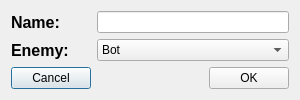
<?xml version="1.0" encoding="UTF-8"?>
<ui version="4.0">
 <class>StartWindow</class>
 <widget class="QDialog" name="StartWindow">
  <property name="geometry">
   <rect>
    <x>0</x>
    <y>0</y>
    <width>300</width>
    <height>100</height>
   </rect>
  </property>
  <property name="minimumSize">
   <size>
    <width>300</width>
    <height>100</height>
   </size>
  </property>
  <property name="maximumSize">
   <size>
    <width>300</width>
    <height>100</height>
   </size>
  </property>
  <property name="windowTitle">
   <string>StartWindow</string>
  </property>
  <layout class="QFormLayout" name="formLayout">
   <item row="0" column="0">
    <widget class="QLabel" name="label_Name">
     <property name="font">
      <font>
       <pointsize>12</pointsize>
       <weight>75</weight>
       <bold>true</bold>
      </font>
     </property>
     <property name="text">
      <string>Name:</string>
     </property>
    </widget>
   </item>
   <item row="0" column="1">
    <widget class="QLineEdit" name="lineEdit_Name"/>
   </item>
   <item row="1" column="0">
    <widget class="QLabel" name="label_Enemy">
     <property name="font">
      <font>
       <pointsize>12</pointsize>
       <weight>75</weight>
       <italic>false</italic>
       <bold>true</bold>
       <underline>false</underline>
      </font>
     </property>
     <property name="text">
      <string>Enemy:</string>
     </property>
    </widget>
   </item>
   <item row="1" column="1">
    <widget class="QComboBox" name="comboBox_Enemy">
     <item>
      <property name="text">
       <string>Bot</string>
      </property>
     </item>
     <item>
      <property name="text">
       <string>Human</string>
      </property>
     </item>
    </widget>
   </item>
   <item row="2" column="0">
    <widget class="QPushButton" name="pushButton_Cancel">
     <property name="text">
      <string>Cancel</string>
     </property>
    </widget>
   </item>
   <item row="2" column="1">
    <layout class="QHBoxLayout" name="horizontalLayout">
     <item>
      <spacer name="horizontalSpacer">
       <property name="orientation">
        <enum>Qt::Horizontal</enum>
       </property>
       <property name="sizeHint" stdset="0">
        <size>
         <width>40</width>
         <height>20</height>
        </size>
       </property>
      </spacer>
     </item>
     <item>
      <widget class="QPushButton" name="pushButton_OK">
       <property name="maximumSize">
        <size>
         <width>160</width>
         <height>16777215</height>
        </size>
       </property>
       <property name="layoutDirection">
        <enum>Qt::LeftToRight</enum>
       </property>
       <property name="text">
        <string>OK</string>
       </property>
      </widget>
     </item>
    </layout>
   </item>
  </layout>
 </widget>
 <resources/>
 <connections>
  <connection>
   <sender>pushButton_OK</sender>
   <signal>clicked()</signal>
   <receiver>StartWindow</receiver>
   <slot>accept()</slot>
   <hints>
    <hint type="sourcelabel">
     <x>252</x>
     <y>73</y>
    </hint>
    <hint type="destinationlabel">
     <x>149</x>
     <y>49</y>
    </hint>
   </hints>
  </connection>
  <connection>
   <sender>pushButton_Cancel</sender>
   <signal>clicked()</signal>
   <receiver>StartWindow</receiver>
   <slot>reject()</slot>
   <hints>
    <hint type="sourcelabel">
     <x>46</x>
     <y>72</y>
    </hint>
    <hint type="destinationlabel">
     <x>149</x>
     <y>49</y>
    </hint>
   </hints>
  </connection>
  <connection>
   <sender>lineEdit_Name</sender>
   <signal>textChanged(QString)</signal>
   <receiver>StartWindow</receiver>
   <slot>setName(QString)</slot>
   <hints>
    <hint type="sourcelabel">
     <x>190</x>
     <y>18</y>
    </hint>
    <hint type="destinationlabel">
     <x>149</x>
     <y>49</y>
    </hint>
   </hints>
  </connection>
  <connection>
   <sender>comboBox_Enemy</sender>
   <signal>currentIndexChanged(int)</signal>
   <receiver>StartWindow</receiver>
   <slot>setEnemy(int)</slot>
   <hints>
    <hint type="sourcelabel">
     <x>190</x>
     <y>44</y>
    </hint>
    <hint type="destinationlabel">
     <x>149</x>
     <y>49</y>
    </hint>
   </hints>
  </connection>
 </connections>
 <slots>
  <slot>setName(QString)</slot>
  <slot>setEnemy(int)</slot>
 </slots>
</ui>
